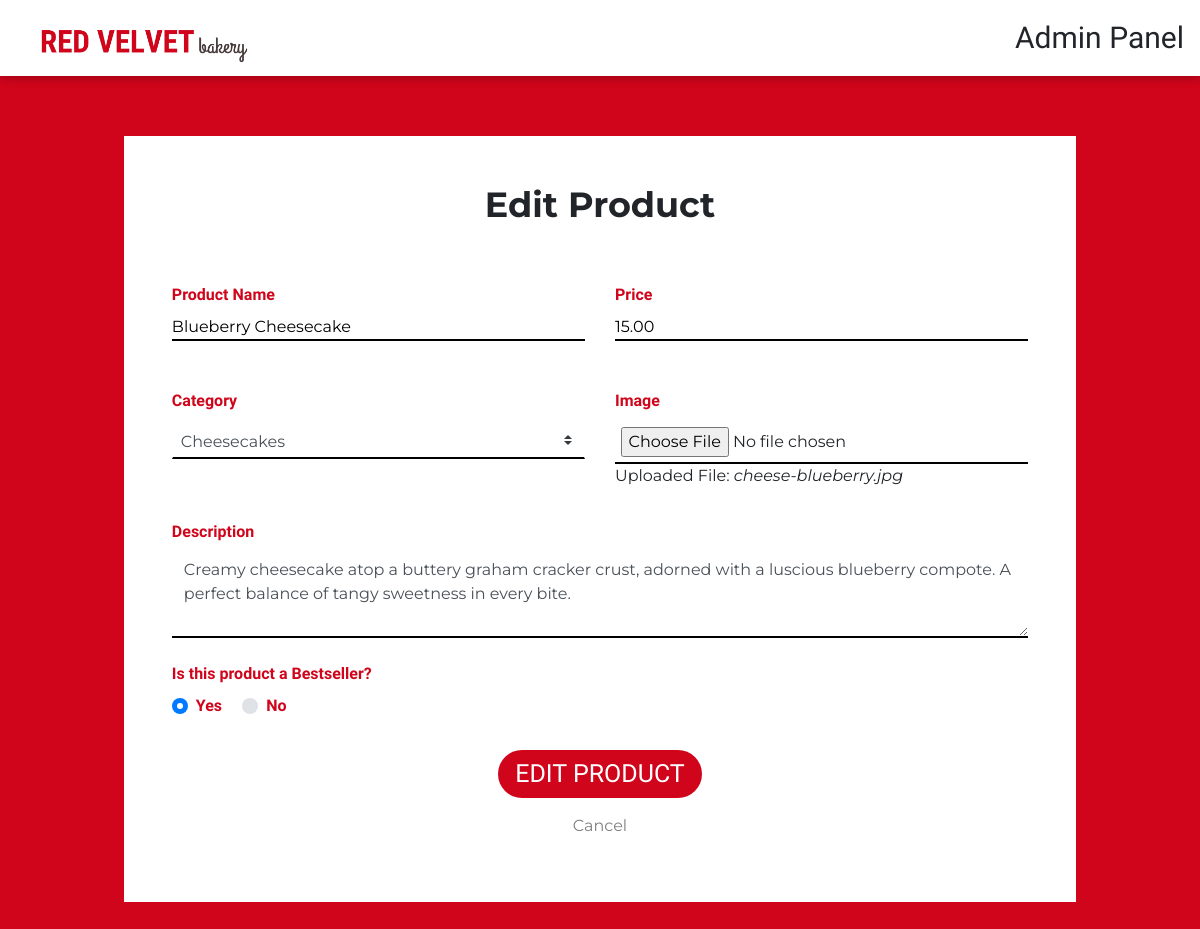
/src/admin/admin-product-edit.php?id=3 (signed in), run on an earlier commit of the app's database.
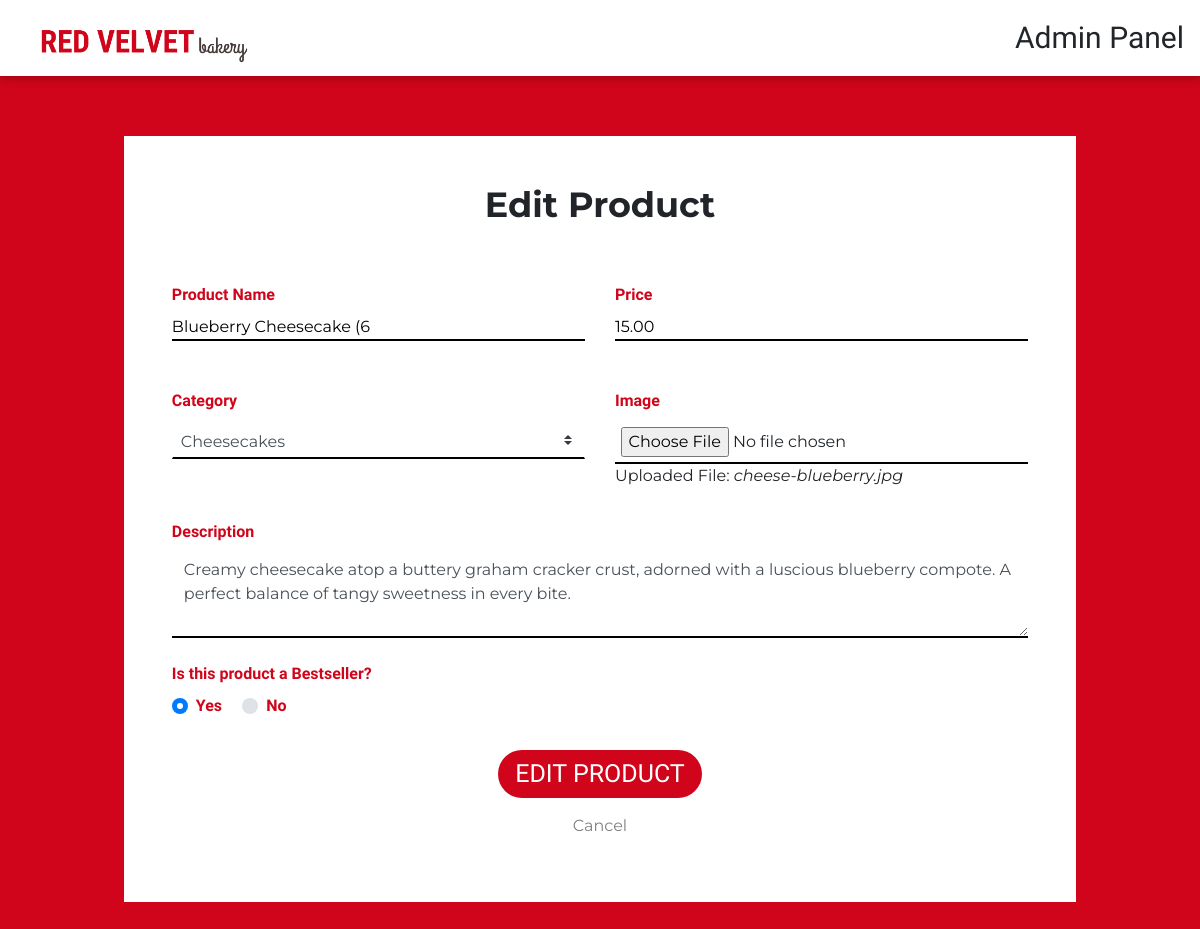
And on a later commit of the database.
### tables this page shows
CREATE TABLE `product` (
  `prod_id` int(11) NOT NULL,
  `prod_name` varchar(50) NOT NULL,
  `prod_price` decimal(5,2) NOT NULL,
  `prod_description` varchar(500) NOT NULL,
  `prod_image` varchar(80) NOT NULL,
  `prod_image_file` varchar(255) NOT NULL,
  `bestseller` varchar(5) DEFAULT NULL,
  `cat_id` int(11) NOT NULL
);

### src/admin/classes/Database.class.php (called while the page is built)
<?php
class Database{
  protected function connect(){
    try {
      $username = "root";
      $password = "";
      $dbh = new PDO('mysql:host=localhost;dbname=redvelvet',$username,$password);
      return $dbh;
    }
    catch (PDOException $e) {
      print "Error!: " . $e->getMessage() . "<br/>";
      die();
    }
  }
}

### src/admin/classes/Product.class.php (called while the page is built, shortened)
<?php
class Product extends Database{
  protected function readProductRecord($prod_id){
    $query = 'SELECT * FROM product WHERE prod_id = ?;';
    $stmt = $this->connect()->prepare($query);
    if(!$stmt->execute(array($prod_id))){
      $stmt = null;
      header("location: ../index.php?error=stmtfailed");
      exit();
    }
    return $stmt;
  }
  protected function readCatName($cat_id){
    $query = 'SELECT cat_name FROM category WHERE cat_id = ?;';
    $stmt = $this->connect()->prepare($query);
    if(!$stmt->execute(array($cat_id))){
      $stmt = null;
      header("location: ../index.php?error=stmtfailed");
      exit();
    }
    while($row = $stmt->fetch(PDO::FETCH_ASSOC)){
      return $row["cat_name"];
    }
  }
}

### src/admin/classes/ProductCon.class.php (called while the page is built, shortened)
<?php
class ProductController extends Product{
  public function getRecord($prod_id){
    $result = $this->readProductRecord($prod_id);
    return $result;
  }
  public function getCatName($cat_id){
    $cat_name = $this->readCatName($cat_id);
    return $cat_name;
  }
}

### src/admin/admin-product-edit.php (the view, shortened to what the changed rows need)
<?php
if(!isset($_SESSION["adminid"])){
  header("location: admin-login.php");
}
else
{
  include("classes/Database.class.php");
  include("classes/Product.class.php");
  include("classes/ProductCon.class.php");
  if($_SERVER['REQUEST_METHOD'] == 'GET')
  {
    $prod_id = $_GET["id"];
    $product = new ProductController();
    $result = $product->getRecord($prod_id);
    $row = $result->fetch(PDO::FETCH_ASSOC);
    $prod_name = $row["prod_name"];
    $prod_price = $row["prod_price"];
    $cat_name = $product->getCatName($row["cat_id"]);
  }
}
?>
<!doctype html>
<html lang="en">
<?php include("..\main\head-tags.php")?>
</head>
<body>
<section class="signup-wrapper">
    <div class="container-md product-add-container p-5">
      <div class="row mb-4">
        <div class="col">
          <h2 class="text-center">Edit Product</h2>
        </div>
      </div>
      <div class="row">
        <form class="container product-add-form" action="admin-product-edit.php" method="post" enctype="multipart/form-data">
          <div class="row">
            <div class="col">
              <div class="form-group mb-5">
                <div class="form-label">Product Name</div>
                <input type="text" id="prod_name" name="prod_name" value="<?php echo $prod_name; ?>" required>
              </div>
            </div>
            <div class="col">
              <div class="form-group mb-5">
                <div class="form-label">Price</div>
                <input type="number" id="prod_price" name="prod_price" min="0" max="100" step="0.01" value="<?php echo $prod_price; ?>" required>
              </div>
            </div>
          </div>
          <div class="row">
            <div class="col">
              <div class="form-group mb-3">
                <div class="form-label">Category</div>
                <select class="custom-select" name="cat_name" id="cat_name" required>
                  <option value="Cheesecakes"<?=$cat_name == 'Cheesecakes' ? ' selected="selected"' : '';?>>Cheesecakes</option>
                </select>
              </div>
            </div>
            <div class="col">
              <div class="form-group mb-3">
                <div class="input-group">
                  <?php
                    $product = new ProductController();
                    $result = $product->getRecord($prod_id);
                    $row = $result->fetch(PDO::FETCH_ASSOC);
                    $prod_image_old = $row["prod_image"];
                  ?>
                  <span><p>Uploaded File: <i><?php echo $prod_image_old?></i></p></span>
                </div>
              </div>
            </div>
          </div>
        </form>
      </div>
    </div>
</section>
</body>
</html>

What changed in the data, as far as the page shows it:
changed product "cheese-blueberry.jpg": prod_name "Blueberry Cheesecake" → (not shown)
Also different on the page:
form field prod_name: (not shown) → "Blueberry Cheesecake (6"
